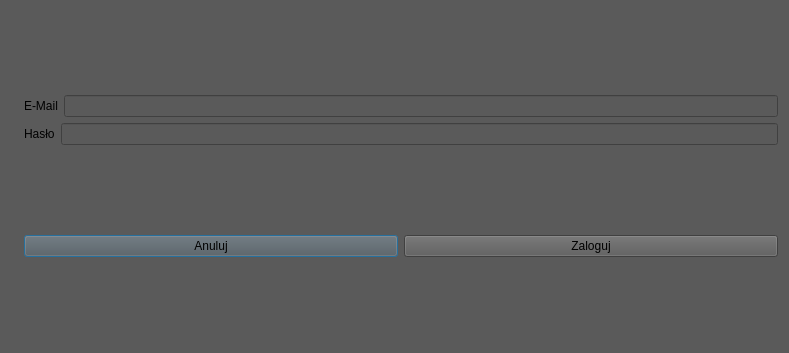
<?xml version="1.0" encoding="UTF-8"?>
<ui version="4.0">
 <class>LoginWindow</class>
 <widget class="QDialog" name="LoginWindow">
  <property name="geometry">
   <rect>
    <x>0</x>
    <y>0</y>
    <width>789</width>
    <height>353</height>
   </rect>
  </property>
  <property name="windowTitle">
   <string>Dialog</string>
  </property>
  <property name="styleSheet">
   <string notr="true">background-color: rgb(90, 90, 90);</string>
  </property>
  <layout class="QHBoxLayout" name="horizontalLayout">
   <item>
    <layout class="QHBoxLayout" name="horizontalLayout_4">
     <item>
      <widget class="QLabel" name="label_3">
       <property name="text">
        <string/>
       </property>
      </widget>
     </item>
     <item>
      <layout class="QVBoxLayout" name="verticalLayout_2">
       <item>
        <layout class="QVBoxLayout" name="verticalLayout">
         <item>
          <layout class="QHBoxLayout" name="horizontalLayout_2">
           <item>
            <widget class="QLabel" name="emailLabel">
             <property name="styleSheet">
              <string notr="true">font: 700 15pt &quot;Nirmala UI&quot;;
color: &quot;white&quot;;</string>
             </property>
             <property name="text">
              <string>E-Mail</string>
             </property>
            </widget>
           </item>
           <item>
            <widget class="QLineEdit" name="emailLineEdit">
             <property name="styleSheet">
              <string notr="true">font: 15pt &quot;Segoe UI&quot;;
color: &quot;white&quot;;</string>
             </property>
            </widget>
           </item>
          </layout>
         </item>
         <item>
          <layout class="QHBoxLayout" name="horizontalLayout_3">
           <item>
            <widget class="QLabel" name="passwordLabel">
             <property name="styleSheet">
              <string notr="true">font: 700 15pt &quot;Nirmala UI&quot;;
color: &quot;white&quot;;</string>
             </property>
             <property name="text">
              <string>Hasło</string>
             </property>
            </widget>
           </item>
           <item>
            <widget class="QLineEdit" name="passwordLineEdit">
             <property name="styleSheet">
              <string notr="true">font: 15pt &quot;Segoe UI&quot;;
color: &quot;white&quot;;</string>
             </property>
             <property name="echoMode">
              <enum>QLineEdit::Password</enum>
             </property>
            </widget>
           </item>
          </layout>
         </item>
        </layout>
       </item>
       <item>
        <layout class="QGridLayout" name="gridLayout">
         <item row="0" column="0">
          <widget class="QPushButton" name="cancelPushButton">
           <property name="cursor">
            <cursorShape>OpenHandCursor</cursorShape>
           </property>
           <property name="styleSheet">
            <string notr="true">font: italic 22pt &quot;Trebuchet MS&quot;;
color: &quot;white&quot;;</string>
           </property>
           <property name="text">
            <string>Anuluj</string>
           </property>
          </widget>
         </item>
         <item row="0" column="1">
          <widget class="QPushButton" name="loginPushButton">
           <property name="cursor">
            <cursorShape>OpenHandCursor</cursorShape>
           </property>
           <property name="styleSheet">
            <string notr="true">font: italic 22pt &quot;Trebuchet MS&quot;;
color: &quot;white&quot;;</string>
           </property>
           <property name="text">
            <string>Zaloguj</string>
           </property>
          </widget>
         </item>
        </layout>
       </item>
      </layout>
     </item>
    </layout>
   </item>
  </layout>
 </widget>
 <resources/>
 <connections/>
</ui>
